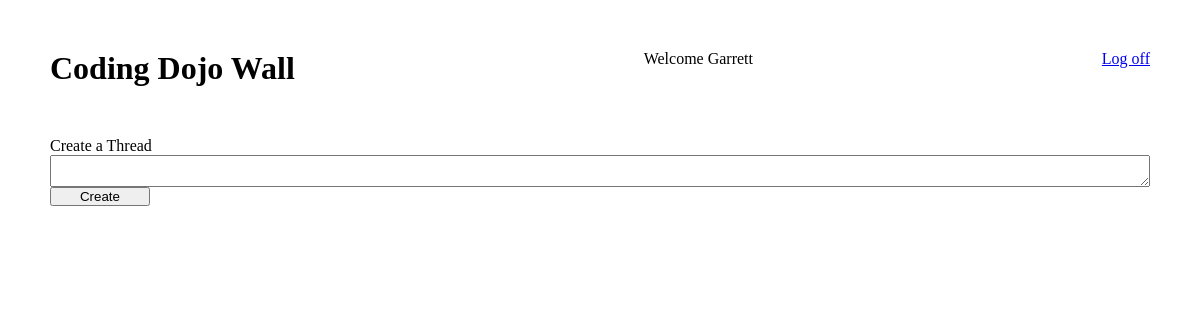
The page /thewall/ (signed in) on the database as committed earlier.
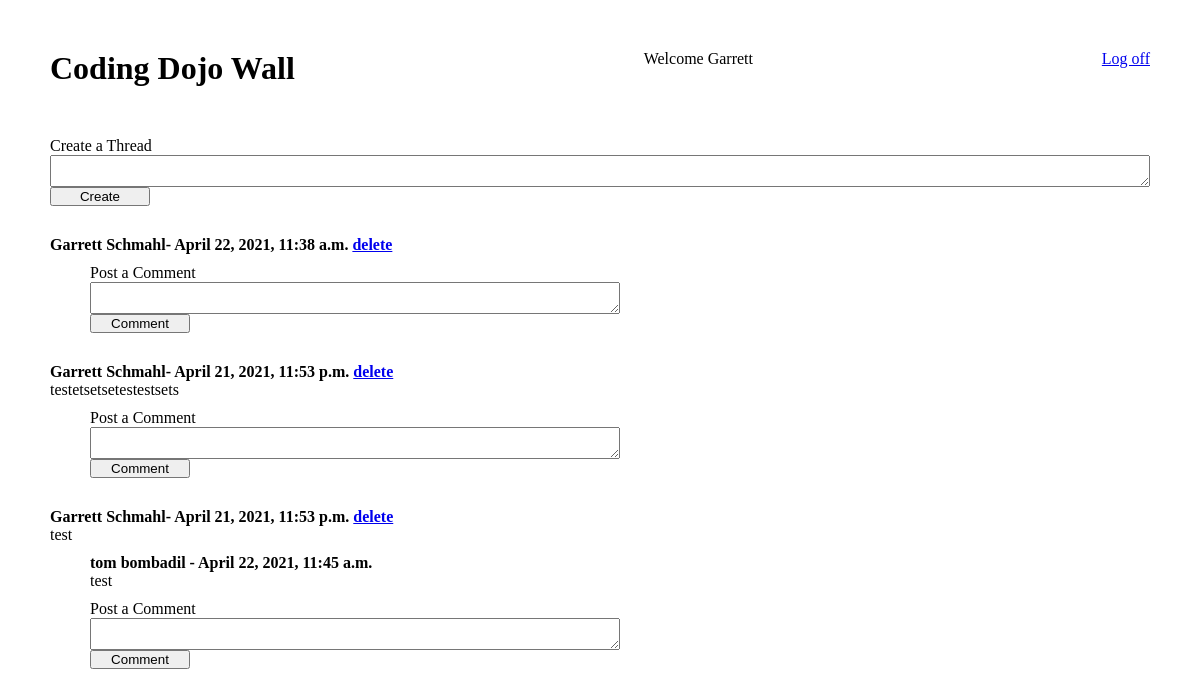
The same page on the database as committed later.
### user_control/models.py (models this page shows)
class User(models.Model):
    first_name=models.CharField(max_length=45)
    last_name=models.CharField(max_length=45)
    age=models.DateField()
    email=models.EmailField()
    password=models.CharField(max_length=255)
    created_at = models.DateTimeField(auto_now_add = True)
    updated_at = models.DateTimeField(auto_now = True)
    objects = User_Manager()

### main_app/models.py (models this page shows)
class Thread(models.Model):
    user = models.ForeignKey(User, related_name='threads', on_delete=models.CASCADE)
    content = models.TextField()
    created_at = models.DateTimeField(auto_now_add = True)
    updated_at = models.DateTimeField(auto_now = True)

class Comment(models.Model):
    user = models.ForeignKey(User, related_name='user_comments', on_delete=models.CASCADE)
    thread = models.ForeignKey(Thread, related_name='thread_comments', on_delete=models.CASCADE)
    content = models.TextField()
    created_at = models.DateTimeField(auto_now_add = True)
    updated_at = models.DateTimeField(auto_now = True)

### main_app/views.py (the view)
# urls.py: path('', views.index),
def index(request):
    if 'uuid' not in request.session:
        return redirect("/")
    context = {
        'user': User.objects.get(id = request.session['uuid']),
        'board_threads': Thread.objects.all()}
    return render(request, 'main_app/index.html', context)

### main_app/templates/main_app/index.html (shortened to what this page needs)
<!DOCTYPE html>
<html lang="en">
<head>
    {% load static %}
    <link rel="stylesheet" href="{% static 'css/main_app/style.css' %}">
</head>
<body>
    <div class="container">
        <div class="header">
            <h1>Coding Dojo Wall</h1>
            <p>Welcome {{ user.first_name }}</p>
            <a href="/user/logout">Log off</a>
        </div>
        <form action="/thewall/thread/create" method="POST" class="form">
           <label for="thread_post_box">Create a Thread</label>
           <textarea id="thread_post_box" name="thread_post_box"></textarea>
           <button type="submit">Create</button>
        </form>
        {% for thread in board_threads reversed %}
        <div class="thread">
            <div>
                <p class="message_header">{{ thread.user.first_name }} {{ thread.user.last_name }}- {{ thread.created_at }} {% if thread.user.id == request.session.uuid %}<a href="/thewall/thread/{{ thread.id }}/delete">delete</a>{% endif %}</p>
                <p>{{ thread.content }}</p>
            </div>
            <div class="comment_container">
                {% for comment in thread.thread_comments.all %}
                <div class="comment">
                    <p class="message_header">{{ comment.user.first_name }} {{ comment.user.last_name }} - {{ comment.created_at }} </p>
                    <p>{{ comment.content }}</p>
                </div>
                {% endfor %}
                <form action="/thewall/comment/create" method="POST" class="form">
                    <label for="comment_post_box">Post a Comment</label>
                    <textarea id="comment_post_box" name="comment_post_box"></textarea>
                    <button type="submit">Comment</button>
                </form>
            </div>
        </div>
        {% endfor %}
    </div>
</body>
</html>

### main_app/static/css/main_app/style.css (style rules this page uses)
* { margin:0; padding: 0; }
.container { display:flex; flex-direction:column; margin: 50px; }
.header { display:flex; flex-direction:row; justify-content: space-between; margin-bottom:50px; }
.form { display:flex; flex-direction:column; }
.comment_container { margin-left:40px; }
.comment_container form { margin-top:10px; width:50%; }
.message_header { font-weight: bold; }
.thread { margin-top:30px; }
.comment { margin-top:10px; }
button { width:100px; }

Rows that differ between the two databases and show on the page:
added Thread: user.first_name "Garrett", user.last_name "Schmahl", created_at "April 22, 2021, 11:38 a.m."
added Thread: user.first_name "Garrett", user.last_name "Schmahl", created_at "April 21, 2021, 11:53 p.m.", content "testetsetsetestestsets"
added Thread: user.first_name "Garrett", user.last_name "Schmahl", created_at "April 21, 2021, 11:53 p.m.", content "test"
added Comment: user.first_name "tom", user.last_name "bombadil", created_at "April 22, 2021, 11:45 a.m.", content "test"
